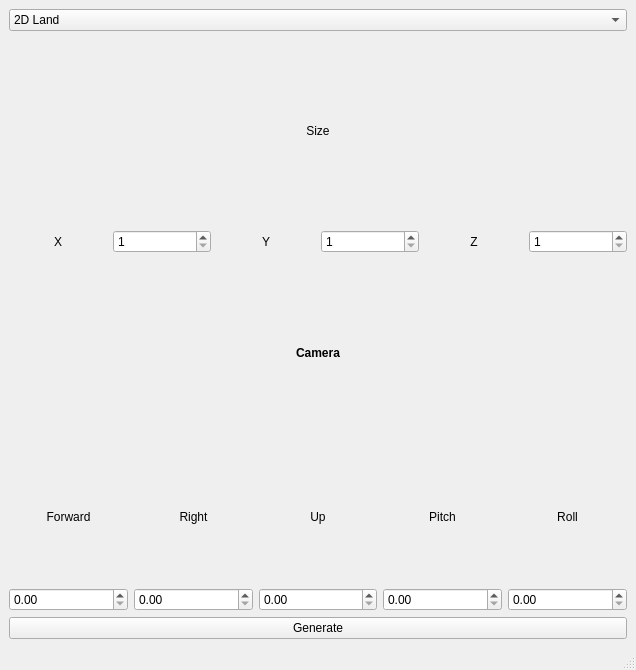
<?xml version="1.0" encoding="UTF-8"?>
<ui version="4.0">
 <class>MainWindow</class>
 <widget class="QMainWindow" name="MainWindow">
  <property name="geometry">
   <rect>
    <x>0</x>
    <y>0</y>
    <width>636</width>
    <height>670</height>
   </rect>
  </property>
  <property name="windowTitle">
   <string>MainWindow</string>
  </property>
  <widget class="QWidget" name="centralwidget">
   <property name="maximumSize">
    <size>
     <width>950</width>
     <height>16777215</height>
    </size>
   </property>
   <layout class="QGridLayout" name="gridLayout_2">
    <item row="4" column="0">
     <layout class="QGridLayout" name="gridLayout">
      <item row="0" column="0">
       <layout class="QGridLayout" name="gridLayout_4">
        <item row="2" column="2">
         <widget class="QDoubleSpinBox" name="up">
          <property name="singleStep">
           <double>0.500000000000000</double>
          </property>
         </widget>
        </item>
        <item row="1" column="3">
         <widget class="QLabel" name="label_4">
          <property name="text">
           <string>Pitch</string>
          </property>
          <property name="alignment">
           <set>Qt::AlignCenter</set>
          </property>
         </widget>
        </item>
        <item row="2" column="1">
         <widget class="QDoubleSpinBox" name="right">
          <property name="singleStep">
           <double>0.500000000000000</double>
          </property>
         </widget>
        </item>
        <item row="2" column="0">
         <widget class="QDoubleSpinBox" name="forward">
          <property name="singleStep">
           <double>0.500000000000000</double>
          </property>
         </widget>
        </item>
        <item row="1" column="2">
         <widget class="QLabel" name="label_3">
          <property name="text">
           <string>Up</string>
          </property>
          <property name="alignment">
           <set>Qt::AlignCenter</set>
          </property>
         </widget>
        </item>
        <item row="1" column="1">
         <widget class="QLabel" name="label_2">
          <property name="text">
           <string>Right</string>
          </property>
          <property name="alignment">
           <set>Qt::AlignCenter</set>
          </property>
         </widget>
        </item>
        <item row="2" column="3">
         <widget class="QDoubleSpinBox" name="pitch">
          <property name="singleStep">
           <double>0.500000000000000</double>
          </property>
         </widget>
        </item>
        <item row="1" column="0">
         <widget class="QLabel" name="label">
          <property name="text">
           <string>Forward</string>
          </property>
          <property name="alignment">
           <set>Qt::AlignCenter</set>
          </property>
         </widget>
        </item>
        <item row="1" column="4">
         <widget class="QLabel" name="label_5">
          <property name="font">
           <font>
            <weight>50</weight>
            <bold>false</bold>
           </font>
          </property>
          <property name="text">
           <string>Roll</string>
          </property>
          <property name="alignment">
           <set>Qt::AlignCenter</set>
          </property>
         </widget>
        </item>
        <item row="2" column="4">
         <widget class="QDoubleSpinBox" name="roll">
          <property name="singleStep">
           <double>0.500000000000000</double>
          </property>
         </widget>
        </item>
       </layout>
      </item>
      <item row="1" column="0">
       <widget class="QPushButton" name="Generate">
        <property name="text">
         <string>Generate</string>
        </property>
       </widget>
      </item>
     </layout>
    </item>
    <item row="3" column="0">
     <layout class="QHBoxLayout" name="horizontalLayout">
      <item>
       <widget class="QLabel" name="label_6">
        <property name="font">
         <font>
          <weight>75</weight>
          <bold>true</bold>
         </font>
        </property>
        <property name="text">
         <string>Camera</string>
        </property>
        <property name="alignment">
         <set>Qt::AlignCenter</set>
        </property>
       </widget>
      </item>
     </layout>
    </item>
    <item row="0" column="0">
     <layout class="QVBoxLayout" name="verticalLayout">
      <item>
       <widget class="QComboBox" name="graphictype">
        <item>
         <property name="text">
          <string>2D Land</string>
         </property>
        </item>
        <item>
         <property name="text">
          <string>2D Surf</string>
         </property>
        </item>
       </widget>
      </item>
     </layout>
    </item>
    <item row="1" column="0">
     <layout class="QGridLayout" name="gridLayout_3">
      <item row="1" column="2">
       <widget class="QLabel" name="label_7">
        <property name="text">
         <string>Size</string>
        </property>
        <property name="alignment">
         <set>Qt::AlignCenter</set>
        </property>
       </widget>
      </item>
     </layout>
    </item>
    <item row="2" column="0">
     <layout class="QHBoxLayout" name="horizontalLayout_3">
      <item>
       <widget class="QLabel" name="label_8">
        <property name="text">
         <string>X</string>
        </property>
        <property name="alignment">
         <set>Qt::AlignCenter</set>
        </property>
       </widget>
      </item>
      <item>
       <widget class="QSpinBox" name="xspin">
        <property name="minimum">
         <number>1</number>
        </property>
        <property name="value">
         <number>1</number>
        </property>
       </widget>
      </item>
      <item>
       <widget class="QLabel" name="label_9">
        <property name="text">
         <string>Y</string>
        </property>
        <property name="alignment">
         <set>Qt::AlignCenter</set>
        </property>
       </widget>
      </item>
      <item>
       <widget class="QSpinBox" name="yspin">
        <property name="minimum">
         <number>1</number>
        </property>
       </widget>
      </item>
      <item>
       <widget class="QLabel" name="label_10">
        <property name="text">
         <string>Z</string>
        </property>
        <property name="alignment">
         <set>Qt::AlignCenter</set>
        </property>
       </widget>
      </item>
      <item>
       <widget class="QSpinBox" name="zpin">
        <property name="minimum">
         <number>1</number>
        </property>
       </widget>
      </item>
     </layout>
    </item>
   </layout>
  </widget>
  <widget class="QMenuBar" name="menubar">
   <property name="geometry">
    <rect>
     <x>0</x>
     <y>0</y>
     <width>636</width>
     <height>21</height>
    </rect>
   </property>
  </widget>
  <widget class="QStatusBar" name="statusbar"/>
 </widget>
 <resources/>
 <connections/>
</ui>
